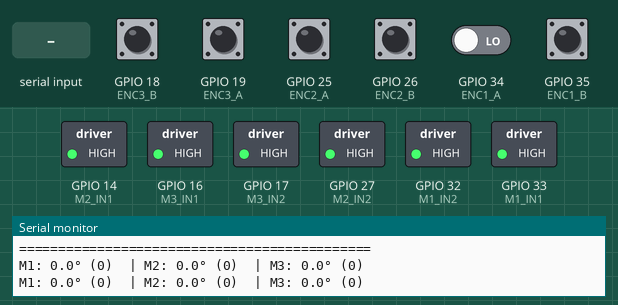
This sketch was run on a simulated ESP32. Shown: switched loads named in the sketch (green lamp = pin HIGH), the last lines printed to the serial monitor. The inputs (shaded band) are chosen by the test bench; at power-on: GPIO 18 (ENC3_B), GPIO 19 (ENC3_A), GPIO 25 (ENC2_A), GPIO 26 (ENC2_B), GPIO 35 (ENC1_B) HIGH, GPIO 34 (ENC1_A) LOW.

Above: at 1.5 s.
1.6 s: "Y" received over Serial
At 1.67 s:
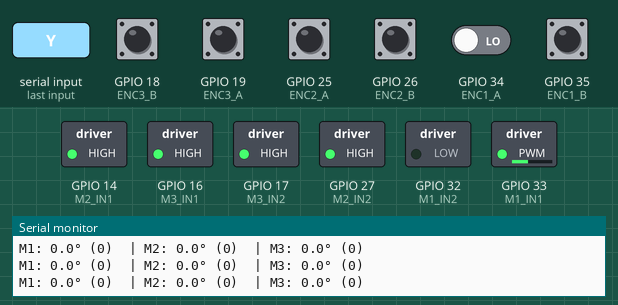
3.2 s: "H" received over Serial
At 3.27 s:
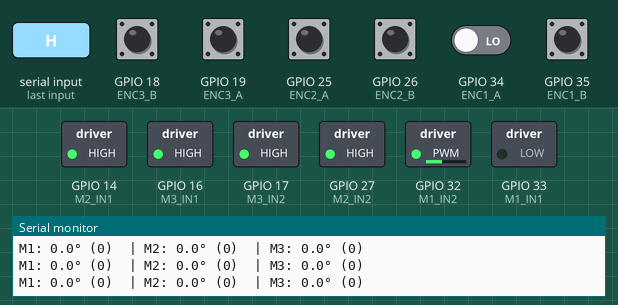
4.8 s: "U" received over Serial
At 4.87 s:
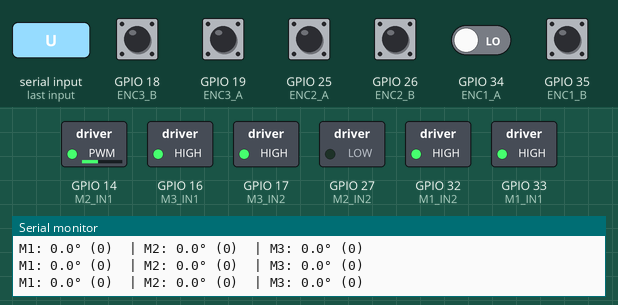
6.4 s: "J" received over Serial
At 6.47 s:
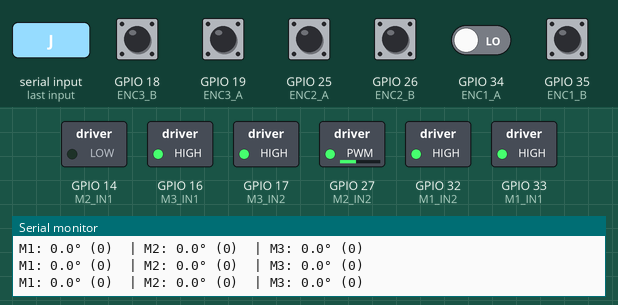
8.0 s: "I" received over Serial
At 8.07 s:
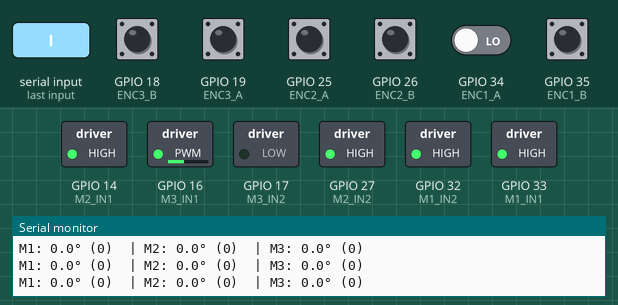
9.6 s: "K" received over Serial
At 9.67 s:
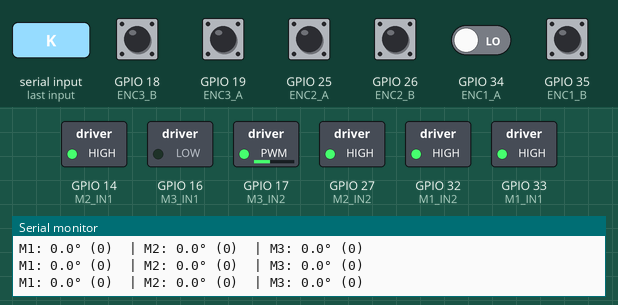
Timing chart, 0 to 12.2 s (numbered marks = the images above; inputs shaded):
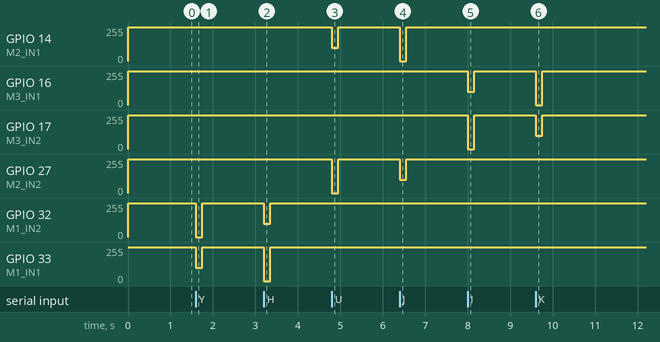

The sketch:

Motor_Test.ino
```cpp
#include <Arduino.h>

// ================= PİNLER (v2.1 — Optimize Edilmiş Gruplu Layout)
// ================= Motor 1 — Sol taraf üst grup (GPIO 34, 35, 32, 33)
const int ENC1_A = 34; // Input-only, pull-up YOK
const int ENC1_B = 35; // Input-only, pull-up YOK
const int M1_IN1 = 33; // PWM çıkışı (A4950) — yer değiştirildi
const int M1_IN2 = 32; // PWM çıkışı (A4950) — yer değiştirildi

// Motor 2 — Sol taraf alt grup (GPIO 25, 26, 27, 14)
const int ENC2_A = 25; // Pull-up destekli
const int ENC2_B = 26; // Pull-up destekli
const int M2_IN1 = 14; // PWM çıkışı (A4950)
const int M2_IN2 = 27; // PWM çıkışı (A4950)

// Motor 3 — Sağ taraf grup (GPIO 19, 18, 17, 16 — GPIO5 atlanır)
const int ENC3_A = 19; // Pull-up destekli
const int ENC3_B = 18; // Pull-up destekli
const int M3_IN1 = 16; // PWM çıkışı (A4950)
const int M3_IN2 = 17; // PWM çıkışı (A4950)

// ================= DEĞİŞKENLER =================
int hiz = 100; // Baslangic PWM Hızı (0-255)
volatile long enc1_count = 0;
volatile long enc2_count = 0;
volatile long enc3_count = 0;

// ================= ENCODER MATEMATİĞİ =================
const float ENCODER_CPR = 48.0;     // Full quadrature (Ch.A + Ch.B)
const float GEAR_RATIO = 74.83;     // Redüktör oranı
const float PULSE_PER_REV = ENCODER_CPR * GEAR_RATIO;  // ~3592 pulse/tur
const float DEG_PER_PULSE = 360.0 / PULSE_PER_REV;     // ~0.1002°/pulse

unsigned long sonKomutZamani = 0;
const int ZAMAN_ASIMI =
    150; // 150 milisaniye boyunca komut gelmezse otomatik kilitle
unsigned long sonYazdirma = 0;

// ================= KESMELER — Full Quadrature (Ch.A + Ch.B) =================
// Motor 1 ISR'leri
void IRAM_ATTR enc1A_isr() {
  if (digitalRead(ENC1_A) == digitalRead(ENC1_B))
    enc1_count++;
  else
    enc1_count--;
}
void IRAM_ATTR enc1B_isr() {
  if (digitalRead(ENC1_A) != digitalRead(ENC1_B))
    enc1_count++;
  else
    enc1_count--;
}

// Motor 2 ISR'leri
void IRAM_ATTR enc2A_isr() {
  if (digitalRead(ENC2_A) == digitalRead(ENC2_B))
    enc2_count++;
  else
    enc2_count--;
}
void IRAM_ATTR enc2B_isr() {
  if (digitalRead(ENC2_A) != digitalRead(ENC2_B))
    enc2_count++;
  else
    enc2_count--;
}

// Motor 3 ISR'leri
void IRAM_ATTR enc3A_isr() {
  if (digitalRead(ENC3_A) == digitalRead(ENC3_B))
    enc3_count++;
  else
    enc3_count--;
}
void IRAM_ATTR enc3B_isr() {
  if (digitalRead(ENC3_A) != digitalRead(ENC3_B))
    enc3_count++;
  else
    enc3_count--;
}

void setup() {
  Serial.begin(9600);

  // Motor Pinleri
  pinMode(M1_IN1, OUTPUT);
  pinMode(M1_IN2, OUTPUT);
  pinMode(M2_IN1, OUTPUT);
  pinMode(M2_IN2, OUTPUT);
  pinMode(M3_IN1, OUTPUT);
  pinMode(M3_IN2, OUTPUT);

  // Encoder Pinleri
  // Motor 1: GPIO 34, 35 — input-only, harici pull-up veya encoder dahili
  // pull-up gerekli
  pinMode(ENC1_A, INPUT);
  pinMode(ENC1_B, INPUT);
  // Motor 2: GPIO 25, 26 — dahili pull-up destekli
  pinMode(ENC2_A, INPUT_PULLUP);
  pinMode(ENC2_B, INPUT_PULLUP);
  // Motor 3: GPIO 19, 18 — dahili pull-up destekli
  pinMode(ENC3_A, INPUT_PULLUP);
  pinMode(ENC3_B, INPUT_PULLUP);

  // Kesmeleri (Interrupt) Bağla — Full Quadrature: Ch.A + Ch.B
  attachInterrupt(digitalPinToInterrupt(ENC1_A), enc1A_isr, CHANGE);
  attachInterrupt(digitalPinToInterrupt(ENC1_B), enc1B_isr, CHANGE);
  attachInterrupt(digitalPinToInterrupt(ENC2_A), enc2A_isr, CHANGE);
  attachInterrupt(digitalPinToInterrupt(ENC2_B), enc2B_isr, CHANGE);
  attachInterrupt(digitalPinToInterrupt(ENC3_A), enc3A_isr, CHANGE);
  attachInterrupt(digitalPinToInterrupt(ENC3_B), enc3B_isr, CHANGE);

  // Başlangıçta hepsini kilitle
  motorKilit(1);
  motorKilit(2);
  motorKilit(3);

  Serial.println("\n=============================================");
  Serial.println("--- YENI TEST ARAYUZU (Hiz Kontrollu) ---");
  Serial.println("Ayrilan tuslara art arda bas/gonder.");
  Serial.println("Gondermeyi kestigin an motor otomatik KILITLENIR.");
  Serial.println("\nMotor 1: Y (Ileri) --- H (Geri)");
  Serial.println("Motor 2: U (Ileri) --- J (Geri)");
  Serial.println("Motor 3: I (Ileri) --- K (Geri)");
  Serial.println("\nHIZ AYARI:");
  Serial.println("  [+] tusu : Hizi 10 artirir");
  Serial.println("  [-] tusu : Hizi 10 azaltir");
  Serial.print("\nSU ANKI HIZ: ");
  Serial.println(hiz);
  Serial.println("=============================================\n");

  // Tüm setup işlemleri bitti — sahte pulse'ları temizle
  delay(10); // Elektriksel geçişlerin oturmasını bekle
  enc1_count = 0;
  enc2_count = 0;
  enc3_count = 0;
}

void motorKontrol(int motorNo, int in1_pwm, int in2_pwm) {
  if (motorNo == 1) {
    analogWrite(M1_IN1, in1_pwm);
    analogWrite(M1_IN2, in2_pwm);
  } else if (motorNo == 2) {
    analogWrite(M2_IN1, in1_pwm);
    analogWrite(M2_IN2, in2_pwm);
  } else if (motorNo == 3) {
    analogWrite(M3_IN1, in1_pwm);
    analogWrite(M3_IN2, in2_pwm);
  }
}

void motorKilit(int motorNo) {
  motorKontrol(motorNo, 255, 255); // A4950 için Fren (Brake) konumu
}

void loop() {
  // Seri porttan veri geliyorsa oku
  if (Serial.available() > 0) {
    char komut = Serial.read();
    komut = toupper(komut); // Küçük harfleri büyüğe çevir

    bool gecerliHareketKomutu = true;

    if (komut == 'Y')
      motorKontrol(1, hiz, 0);
    else if (komut == 'H')
      motorKontrol(1, 0, hiz);
    else if (komut == 'U')
      motorKontrol(2, hiz, 0);
    else if (komut == 'J')
      motorKontrol(2, 0, hiz);
    else if (komut == 'I')
      motorKontrol(3, hiz, 0);
    else if (komut == 'K')
      motorKontrol(3, 0, hiz);
    else if (komut == '+') {
      hiz += 10;
      if (hiz > 255)
        hiz = 255; // Maksimum sınır
      Serial.print("\n>>> YENI HIZ: ");
      Serial.print(hiz);
      Serial.println(" <<<");
      gecerliHareketKomutu = false; // Hız değişimi motoru döndürmez, bu yüzden
                                    // kilitleme süresini etkilemez
    } else if (komut == '-') {
      hiz -= 10;
      if (hiz < 30)
        hiz = 30; // Minimum sınır (motor dönmeyecek kadar güçsüz kalmasın)
      Serial.print("\n>>> YENI HIZ: ");
      Serial.print(hiz);
      Serial.println(" <<<");
      gecerliHareketKomutu = false;
    } else
      gecerliHareketKomutu =
          false; // \n, \r veya alakasız harfler geldiğinde yoksay

    // Eğer tuş geçerli bir yön tuşuysa, zaman sayacını sıfırla (Motoru
    // döndürmeye devam et)
    if (gecerliHareketKomutu) {
      sonKomutZamani = millis();
    }
  }

  // Eğer son hareket komutunun üstünden 150 ms geçtiyse ve yeni tuş
  // basılmadıysa HER ŞEYİ KİLİTLE
  if (millis() - sonKomutZamani > ZAMAN_ASIMI) {
    motorKilit(1);
    motorKilit(2);
    motorKilit(3);
  }

  // Her yarım saniyede bir Encoder verilerini ekrana bas
  if (millis() - sonYazdirma > 500) {
    sonYazdirma = millis();

    float aci1 = enc1_count * DEG_PER_PULSE;
    float aci2 = enc2_count * DEG_PER_PULSE;
    float aci3 = enc3_count * DEG_PER_PULSE;

    Serial.print("M1: ");
    Serial.print(aci1, 1);
    Serial.print("\xC2\xB0 (");
    Serial.print(enc1_count);
    Serial.print(")\t| M2: ");
    Serial.print(aci2, 1);
    Serial.print("\xC2\xB0 (");
    Serial.print(enc2_count);
    Serial.print(")\t| M3: ");
    Serial.print(aci3, 1);
    Serial.print("\xC2\xB0 (");
    Serial.print(enc3_count);
    Serial.println(")");
  }
}
```

Measured:
- after the input at 1.6 s, GPIO 32 (M1_IN2): 255/255 → 0/255 at once, → 255/255 0.15 s later; GPIO 33 (M1_IN1): 255/255 → 100/255 at once, → 255/255 0.15 s later
- after the input at 3.2 s, GPIO 32 (M1_IN2): 255/255 → 100/255 at once, → 255/255 0.15 s later; GPIO 33 (M1_IN1): 255/255 → 0/255 at once, → 255/255 0.15 s later
- after the input at 4.8 s, GPIO 14 (M2_IN1): 255/255 → 100/255 at once, → 255/255 0.15 s later; GPIO 27 (M2_IN2): 255/255 → 0/255 at once, → 255/255 0.15 s later
- after the input at 6.4 s, GPIO 14 (M2_IN1): 255/255 → 0/255 at once, → 255/255 0.15 s later; GPIO 27 (M2_IN2): 255/255 → 100/255 at once, → 255/255 0.15 s later
- after the input at 8.0 s, GPIO 16 (M3_IN1): 255/255 → 100/255 at once, → 255/255 0.15 s later; GPIO 17 (M3_IN2): 255/255 → 0/255 at once, → 255/255 0.15 s later
- after the input at 9.6 s, GPIO 16 (M3_IN1): 255/255 → 0/255 at once, → 255/255 0.15 s later; GPIO 17 (M3_IN2): 255/255 → 100/255 at once, → 255/255 0.15 s later
